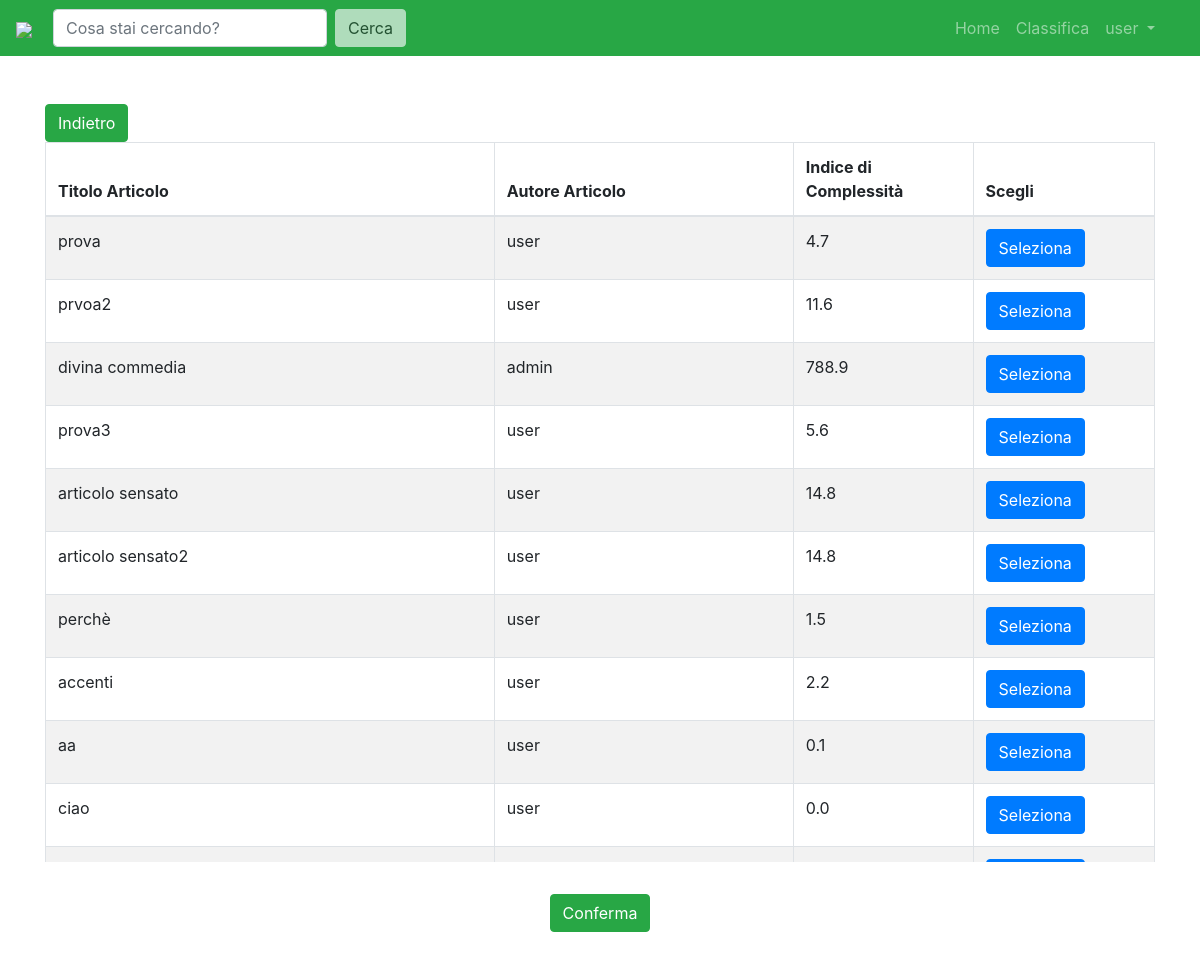
Screenshot of /forum/articolo/confronta/ (signed in) with the database file from the repository.
### forum/models.py (models this page shows, shortened)
class Articolo(models.Model):
    titolo = models.CharField(max_length=120)
    descrizione = models.TextField()
    lingua_sorgente = models.CharField(max_length=5, default="it")
    data_creazione = models.DateTimeField(auto_now_add=True)
    autore_articolo = models.ForeignKey(User, on_delete=models.CASCADE, related_name="articoli")
    indice = models.FloatField(default=0.0)
    is_listed = models.BooleanField(default=True)  # default è pubblico
    lunghezza_minima_delle_parole_che_si_vogliono_eliminare = models.PositiveIntegerField(default=0)
    class Meta:
        verbose_name_plural = 'Articoli'

### forum/views.py (the view)
# urls.py: path('articolo/confronta/', login_required(views.scegliArticoliView), name="articolo-scegli"),
def scegliArticoliView(request):
    articoli = Articolo.objects.all()
    context = {"articoli": articoli}
    return render(request, "forum/scelta_confronto.html", context)

### forum/templates/forum/scelta_confronto.html (shortened to what this page needs)
{%  extends 'base.html' %}
{% block content %}
<a class="btn btn-success" href="/">Indietro</a>
        <div style="width: 100%;height: 45rem;overflow: hidden scroll;">
            <table  id="table" class="table table-striped table-bordered" style="width:100%;">
                <thead>
                <tr>
                    <th class="col-3">Titolo Articolo</th>
                    <th class="col-2"> Autore Articolo </th>
                    <th class="col-1"> Indice di Complessità </th>
                    <th class="no-sort col-1"> Scegli </th>
                </tr>
                </thead>
                <tbody>
                 {% for articolo in articoli %}
                <tr scope="row">
                        <td>{{ articolo.titolo }}</td>
                        <td>{{ articolo.autore_articolo }}</td>
                        <td>{{ articolo.indice }}</td>
                    <td> <button id="{{articolo.id}}" class="btn btn-primary"> <i class="fa fa-exchange"><span style='font-weight: normal;font-family: -apple-system,BlinkMacSystemFont,"Segoe UI",Roboto,"Helvetica Neue",Arial,"Noto Sans",sans-serif,"Apple Color Emoji","Segoe UI Emoji","Segoe UI Symbol","Noto Color Emoji"'> Seleziona</span></i></button></td>
                </tr>
                 {% endfor %}
                </tbody>
            </table>
        </div>
    </div>
<div class="container p-3 my-3 text-white">
    <div class="d-flex justify-content-center">
    <a id="confronta" class="btn btn-success">Conferma</a>
    </div>
</div>
{% endblock %}

### templates/base.html (shortened to what this page needs)
<!doctype html>
<html lang="it">
<head>
    <link rel="stylesheet" type="text/css" href="https://cdnjs.cloudflare.com/ajax/libs/bootstrap-modal/2.2.6/css/bootstrap-modal.css" />
    <link rel="stylesheet" href="https://pro.fontawesome.com/releases/v5.10.0/css/all.css"/>
    <link rel="stylesheet" href="https://stackpath.bootstrapcdn.com/bootstrap/4.4.1/css/bootstrap.min.css">
    <link rel="stylesheet" type="text/css" href="https://cdn.datatables.net/v/bs4/dt-1.10.21/datatables.min.css" />
</head>
<body>
<nav class="navbar navbar-expand-lg navbar-dark bg-success">
    <a href="/"><img  style="width: 4rem;"  src="https://cdn.discordapp.com/attachments/700298265081544766/709061795721248768/fillobimbo.png"></a>
    <div class="collapse navbar-collapse" id="navbarSupportedContent">
        <div class="container">
            <form class="form-inline my-2 my-lg-0" action="{% url 'cerca' %}">
                <input name="q" class="inputCerca form-control mr-sm-2" type="" placeholder="Cosa stai cercando?" aria-label="Search">
                <button class="cerca btn btn-light my-2 my-sm-0" type="submit">Cerca</button>
            </form>
            <ul class="navbar-nav ml-auto">
                <li class="nav-item">
                    <a class="nav-link" href="/">Home<span class="sr-only">(current)</span></a>
                </li>
                <li class="nav-item">
                    <a class="nav-link" href="/forum/classifica">Classifica<span class="sr-only">(current)</span></a>
                </li>
                {% if request.user.is_authenticated %}
                    <li class="nav-item dropdown">
                        <a class="nav-link dropdown-toggle" href="#" id="navbarDropdown" role="button" data-toggle="dropdown" aria-haspopup="true" aria-expanded="false">
                            {{ request.user.username }}
                        </a>
                    </li>
                {% endif %}
            </ul>
        </div>
    </div>
</nav>
<div class="container">
    <br>
    <br>
    {% block content %}
    {% endblock content %}
</body>
</html>

### forum/templates/forum/scelta_confronto.html (style rules this page uses)
.form-control { margin-right: 7px; }

### rows the page displays
Articolo: titolo "prova", autore_articolo "user", indice "4.7"
Articolo: titolo "prvoa2", autore_articolo "user", indice "11.6"
Articolo: titolo "divina commedia", autore_articolo "admin", indice "788.9"
Articolo: titolo "prova3", autore_articolo "user", indice "5.6"
Articolo: titolo "articolo sensato", autore_articolo "user", indice "14.8"
Articolo: titolo "articolo sensato2", autore_articolo "user", indice "14.8"
Articolo: titolo "perchè", autore_articolo "user", indice "1.5"
Articolo: titolo "accenti", autore_articolo "user", indice "2.2"
Articolo: titolo "aa", autore_articolo "user", indice "0.1"
Articolo: titolo "ciao", autore_articolo "user", indice "0.0"

### other values shown
{{ request.user.username }} "user"
